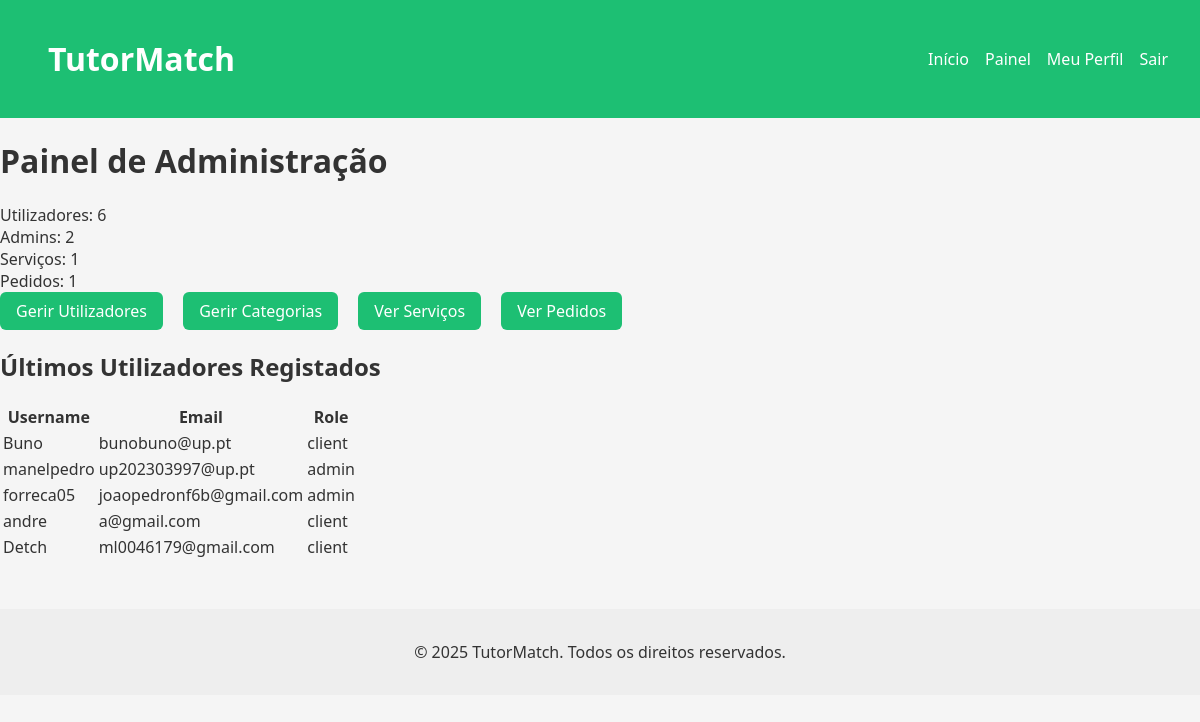
Before: /pages/admin_dashboard.php (signed in) with the older database file.
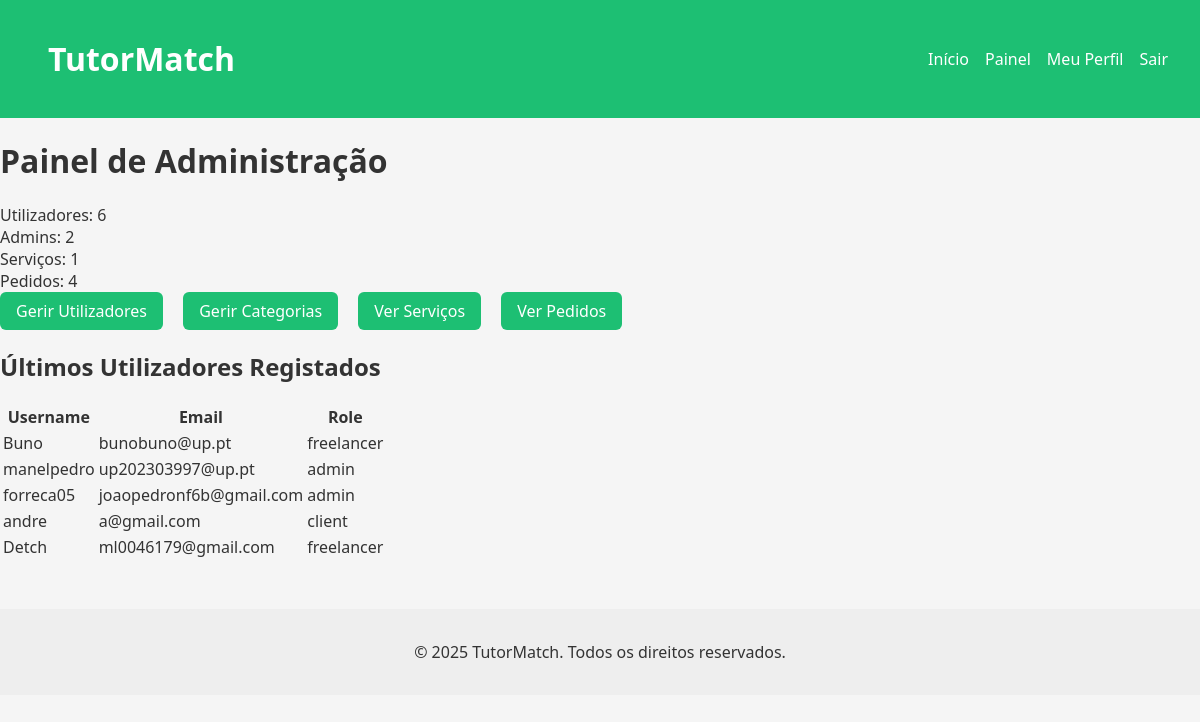
After: the same page with the newer database file.
### tables this page shows
CREATE TABLE users (
            id INTEGER PRIMARY KEY AUTOINCREMENT,
            username TEXT NOT NULL UNIQUE,
            password TEXT NOT NULL,
            email TEXT NOT NULL UNIQUE,
            role TEXT DEFAULT 'client', -- client, freelancer, admin
            name TEXT,
            profile_pic TEXT DEFAULT '../img/default.jpeg' -- Adiciona a coluna profile_pic
        );

### pages/admin_dashboard.php (the view, shortened to what this page needs)
<?php
require_once '../database/db.php';
$totalUsers = $db->query("SELECT COUNT(*) FROM users")->fetchColumn();
$totalAdmins = $db->query("SELECT COUNT(*) FROM users WHERE role = 'admin'")->fetchColumn();
$totalServices = $db->query("SELECT COUNT(*) FROM services")->fetchColumn();
$totalOrders = $db->query("SELECT COUNT(*) FROM orders")->fetchColumn();
$latestUsers = $db->query("SELECT username, email, role FROM users ORDER BY id DESC LIMIT 5")->fetchAll();
?>
<?php include_once '../includes/header.php'; ?>
<h1>Painel de Administração</h1>
<div class="dashboard-stats">
    <div class="stat">Utilizadores: <?php echo $totalUsers; ?></div>
    <div class="stat">Admins: <?php echo $totalAdmins; ?></div>
    <div class="stat">Serviços: <?php echo $totalServices; ?></div>
    <div class="stat">Pedidos: <?php echo $totalOrders; ?></div>
</div>
<div class="dashboard-actions">
    <a href="manage_users.php" class="btn">Gerir Utilizadores</a>
    <a href="manage_categories.php" class="btn">Gerir Categorias</a>
    <a href="available_services.php" class="btn">Ver Serviços</a>
    <a href="orders.php" class="btn">Ver Pedidos</a>
</div>
<h2>Últimos Utilizadores Registados</h2>
<table>
    <tr><th>Username</th><th>Email</th><th>Role</th></tr>
    <?php foreach ($latestUsers as $user): ?>
        <tr>
            <td><?php echo htmlspecialchars($user['username']); ?></td>
            <td><?php echo htmlspecialchars($user['email']); ?></td>
            <td><?php echo htmlspecialchars($user['role']); ?></td>
        </tr>
    <?php endforeach; ?>
</table>
<?php include_once '../includes/footer.php'; ?>

### includes/header.php (shortened to what this page needs)
<!DOCTYPE html>
<html lang="eng">
<head>
  <link rel="stylesheet" href="/css/main.css" />
</head>
<body>
  <header>
    <h1><a href="/index.php">TutorMatch</a></h1>
    <nav>
      <a href="/index.php">Início</a>
      <?php if ($_SESSION['role'] == 'freelancer'): ?>
        <a href="../actions/switch_role.php">Mudar para Cliente</a>
        <a href="../pages/create_service.php">Criar Serviço</a>
        <a href="../pages/my_services.php">Meus Serviços</a>
        <a href="../pages/orders.php">Pedidos Recebidos</a>
      <?php elseif ($_SESSION['role'] == 'client'): ?>
        <a href="../actions/switch_role.php">Mudar para Freelancer</a>
        <a href="../pages/available_services.php">Serviços</a>
        <a href="../pages/orders.php">Minhas Encomendas</a>
      <?php elseif ($_SESSION['role'] == 'admin'): ?>
        <div class="admin-menu">
            <a href="../pages/admin_dashboard.php">Painel</a>
        </div>
      <?php endif; ?>
      <?php if (isset($_SESSION['user_id'])): ?>
        <div class="user-info">
          <a href="../pages/profile.php">Meu Perfil</a>
          <a href="../pages/logout.php">Sair</a>
        </div>
      <?php else: ?>
        <a href="../pages/login.php">Entrar</a>
        <a href="../pages/register.php">Registrar</a>
      <?php endif; ?>
    </nav>
  </header>

### includes/footer.php (shortened to what this page needs)
<footer>
    <p>&copy; 2025 TutorMatch. Todos os direitos reservados.</p>
  </footer>
</body>
</html>

### css/main.css (style rules this page uses)
body { font-family: 'Segoe UI', sans-serif; margin: 0; background-color: #f5f5f5; color: #333; }

### css/layout.css (style rules this page uses)
header { background-color: #1dbf73; padding: 1rem 2rem; color: white; display: flex; justify-content: space-between; align-items: center; }
header a { color: white; text-decoration: none; margin-left: 1rem; }
nav { display: flex; align-items: center; }
.user-info { display: flex; align-items: center; }
footer { margin-top: 3rem; text-align: center; padding: 1rem; background: #eee; }

### css/components.css (style rules this page uses)
.btn { display: inline-block; background: #1dbf73; color: white; padding: 0.5rem 1rem; text-decoration: none; border-radius: 5px; margin-right: 1rem; }

### css/services.css (style rules this page uses)
.btn { align-self: flex-start; background-color: #1dbf73; color: white; padding: 0.5rem 1rem; border-radius: 6px; text-decoration: none; transition: background-color 0.2s; }

Changed rows visible on the page:
changed users "Buno": role "client" → "freelancer"
changed users "Detch": role "client" → "freelancer"
Other visible differences:
$totalOrders: "1" → "4"
